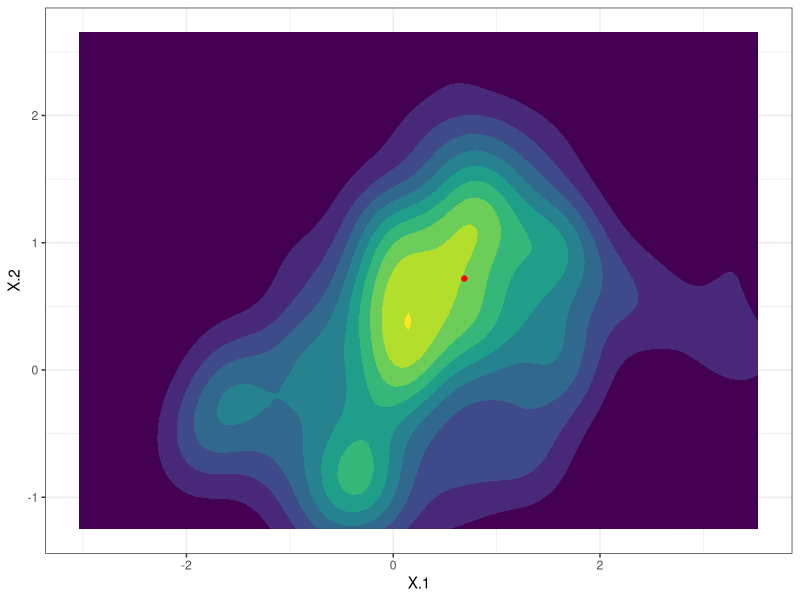

The R script that drew this image: (Note: this script raises an error after producing the figure.)
library(abind)
library(ggplot2)
library(MCMCpack)
library(mvtnorm)

setwd("~/git/tyche/inverse_problem/examples/lm-mixednormal-fixed")
rm(list = ls())

set.seed(0)

N = 100
k = 2
num.components = 2

alpha = 4
beta = c(-2.5, 1.25)
mixing.prob = c(0.25, 0.75)
mixing.prob.cum = cumsum(mixing.prob)
mu.X = matrix(c(1, 1, 0, 0), ncol = 2)
Sigma.X = array(dim = c(2, 2, 2))
Sigma.X[,,1] = matrix(c(1, -0.25, -0.25, 0.5), nrow = 2)
Sigma.X[,,2] = matrix(c(1, 0.25, 0.25, 0.5), nrow = 2)
sigma = 0.4

# mu.X[,1] = mu.X[,2]
# Sigma.X[,,1] = Sigma.X[,,2]

X.all = Reduce(function(m1, m2) abind(m1, m2, along = 3), lapply(1:num.components, function(i) rmvnorm(N, mu.X[,i], Sigma.X[,,i])))
X.mask = findInterval(runif(N), mixing.prob.cum) + 1
X = t(sapply(1:N, function(i) X.all[i,,X.mask[i]]))
eps = rnorm(N, 0, sigma)
y = c(alpha + X %*% beta + eps)

save(N, k, X, y, file = "data.RData")
save(N, k, num.components, alpha, beta, sigma, mixing.prob, mixing.prob.cum, mu.X, Sigma.X, eps, file = "params.RData")

# y.val = sort(y)[11]
# y.index = which(y == y.val)
y.index = 100
X.val = X[y.index,,drop = FALSE]
y.val = c(alpha + X.val %*% beta)
save(y.val, X.val, file = "values.RData")

df.X = data.frame(X = X)
df.X.val = data.frame(X = X.val)
ggplot(df.X, aes(X.1, X.2)) +
  geom_density_2d_filled(h = 1.25) +
  geom_point(data = df.X.val, color = "red") +
  theme_bw() +
  theme(legend.position = "none")
ggsave("images/density-X.png", width = 4, height = 4)

# df.y = data.frame(y)
# ggplot(df.y, aes(y)) +
#   geom_density(fill = "black", alpha = 0.25) +
#   geom_vline(xintercept = y.val, color = "red") +
#   theme_bw()
# ggsave("images/density-y.png", width = 4, height = 4)
# 
# df.all = Reduce(rbind, lapply(1:num.components, function(i) data.frame(X = X.all[,,i], component = i))) %>%
#   mutate(component = factor(component))
# ggplot(df.all, aes(X.1, X.2)) +
#   geom_point(aes(color = component)) +
#   theme_bw() +
#   theme(legend.position = "top")
